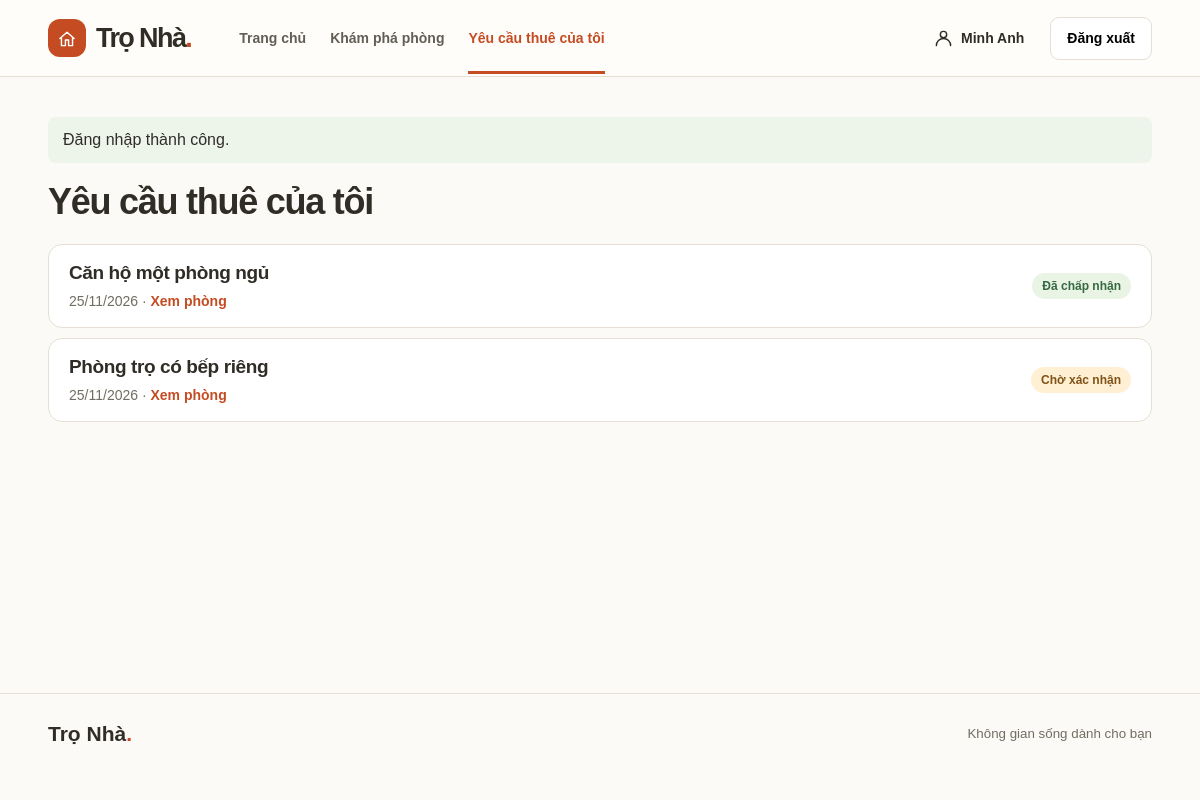
/pages/requests.php (signed in), run on the app's committed database.
### tables this page shows
CREATE TABLE IF NOT EXISTS users (
 id INT UNSIGNED AUTO_INCREMENT PRIMARY KEY, name VARCHAR(120) NOT NULL, email VARCHAR(150) NOT NULL UNIQUE,
 hash VARCHAR(255) NOT NULL, role ENUM('renter','landlord','admin') NOT NULL, phone VARCHAR(24) NOT NULL DEFAULT ''
);

CREATE TABLE IF NOT EXISTS requests (
 id INT UNSIGNED AUTO_INCREMENT PRIMARY KEY, room INT UNSIGNED NOT NULL, renter INT UNSIGNED NOT NULL,
 status ENUM('pending','accepted','rejected') NOT NULL DEFAULT 'pending', created_at TIMESTAMP NOT NULL DEFAULT CURRENT_TIMESTAMP,
 FOREIGN KEY(room) REFERENCES rooms(id), FOREIGN KEY(renter) REFERENCES users(id)
);

CREATE TABLE IF NOT EXISTS rooms (
 id INT UNSIGNED AUTO_INCREMENT PRIMARY KEY, owner INT UNSIGNED NOT NULL, title VARCHAR(160) NOT NULL,
 city VARCHAR(100) NOT NULL, district VARCHAR(120) NOT NULL, price INT UNSIGNED NOT NULL, area DECIMAL(7,1) NOT NULL,
 type VARCHAR(50) NOT NULL DEFAULT 'Phòng trọ', description TEXT NOT NULL, amenities VARCHAR(500) NOT NULL,
 image MEDIUMTEXT NOT NULL, available TINYINT NOT NULL DEFAULT 1, hidden TINYINT NOT NULL DEFAULT 0,
 archived TINYINT NOT NULL DEFAULT 0, FOREIGN KEY(owner) REFERENCES users(id)
);

### config/auth.php (called while the page is built, shortened)
<?php
require_once __DIR__.'/database.php';
function h($value){return htmlspecialchars((string)$value,ENT_QUOTES|ENT_SUBSTITUTE,'UTF-8');}
function sql($query,$args=[]){$s=getConnection()->prepare($query);$s->execute($args);return $s;}
function one($query,$args=[]){return sql($query,$args)->fetch();}
function url($page='home',$args=[]){
 $script=str_replace(DIRECTORY_SEPARATOR,'/',$_SERVER['SCRIPT_NAME']);
 $file=str_replace(DIRECTORY_SEPARATOR,'/',$_SERVER['SCRIPT_FILENAME']);
 $relative=substr($file,strlen(str_replace(DIRECTORY_SEPARATOR,'/',ROOT)));
 $prefix=substr($script,0,strlen($script)-strlen($relative));
 if($page==='browse'){
  if(isset($args['id']))$page='detail';
  else $args=['browse'=>1]+$args;
 }
 return $prefix.'/'.ROUTES[$page].($args?'?'.http_build_query($args):'');
}
function startup($page){
 try{
 $user=isset($_SESSION['uid'])?one('SELECT id,name,email,role,phone FROM users WHERE id=?',[$_SESSION['uid']]):null;
 }catch(DomainException $e){$error=$e->getMessage();}
 catch(PDOException $e){if(isset($e->errorInfo[1])&&$e->errorInfo[1]===1062){$error='Email này đã được sử dụng.';}else{databaseError();}}
}
function asset($path){return substr(url('home'),0,-strlen('pages/home.php')).$path;}
function startPage($key){
 global $page,$user,$error,$ownerArea;
 $page=$key;
 startup($key);
 require ROOT.'/components/header.php';
}

### config/database.php (called while the page is built)
<?php
function getConnection(): PDO {
    static $pdo;
    if (!$pdo) {
        $dsn = sprintf('mysql:host=%s;port=%s;dbname=%s;charset=utf8mb4', getenv('DB_HOST') ?: '127.0.0.1', getenv('DB_PORT') ?: '3307', getenv('DB_NAME') ?: 'quan_ly_phong_tro');
        $pdo = new PDO($dsn, getenv('DB_USER') ?: 'root', getenv('DB_PASSWORD') ?: '', [
            PDO::ATTR_ERRMODE => PDO::ERRMODE_EXCEPTION, PDO::ATTR_DEFAULT_FETCH_MODE => PDO::FETCH_ASSOC,
            PDO::ATTR_EMULATE_PREPARES => false
        ]);
    }
    return $pdo;
}

### pages/requests.php (the view)
<?php
require dirname(__DIR__) . '/config/auth.php';
startPage('requests');
?>
<?php if(!defined('ROLES'))exit;
$requests=sql('SELECT q.*,r.title,r.archived,r.hidden FROM requests q JOIN rooms r ON r.id=q.room WHERE renter=? ORDER BY q.id DESC',[$user['id']])->fetchAll();?>
<h1>Yêu cầu thuê của tôi</h1><div class="rows"><?php foreach($requests as $q):?><article class="row"><div><h3><?=h($q['title'])?></h3><p><?=date('d/m/Y',strtotime($q['created_at']))?> · <?php if($q['archived']):?>Tin đã xóa<?php elseif($q['hidden']):?>Tin đang ẩn<?php else:?><a class="text-link" href="<?=url('browse',['id'=>$q['room']])?>">Xem phòng</a><?php endif;?></p></div><span class="status <?=$q['status']?>"><?=STATUS[$q['status']]?></span></article><?php endforeach;if(!$requests):?><p class="empty">Bạn chưa gửi yêu cầu thuê phòng.</p><?php endif;?></div>
<?php require ROOT.'/components/footer.php'; ?>

### components/header.php (shortened to what this page needs)
<?php
require_once ROOT.'/components/icons.php';
$ownerArea=str_starts_with(ROUTES[$page],'landlord/');
$nav=['home'=>'Trang chủ','browse'=>'Khám phá phòng'];
if(($user['role']??'')==='renter')$nav['requests']='Yêu cầu thuê của tôi';
$active=$page==='home'&&isset($_GET['browse'])?'browse':($ownerArea&&$page!=='inbox'?'dashboard':$page);
?>
<!doctype html><html lang="vi"><head><meta charset="utf-8"><meta name="viewport" content="width=device-width,initial-scale=1"><title><?=h($nav[$active]??'Phòng trọ')?> · Trọ Nhà</title>
<link rel="stylesheet" href="<?=asset('css/style.css')?>"><link rel="stylesheet" href="<?=asset('css/home.css')?>"><link rel="stylesheet" href="<?=asset('css/auth.css')?>"></head><body>
<a class="skip" href="#main">Đến nội dung chính</a><header><div class="wrap top"><a class="brand" href="<?=url()?>"><span class="logo-mark"><?=icon('home')?></span><span>Trọ Nhà<b>.</b></span></a><nav><?php foreach($nav as $key=>$label):?><a class="<?=$active===$key?'active':''?>" href="<?=url($key)?>"><?=h($label)?></a><?php endforeach;?></nav><div class="account">
<?php if($user):?><a class="btn plain" href="<?=url('profile')?>"><?=icon('user').h($user['name'])?></a><form method="post" action="<?=url('logout')?>"><?=csrf()?><button class="btn outline" name="action" value="logout">Đăng xuất</button></form><?php else:?><a class="btn plain" href="<?=url('login')?>"><?=icon('door')?>Đăng nhập</a><a class="btn primary" href="<?=url('register')?>">Đăng ký</a><?php endif;?></div></div></header>
<main tabindex="-1" id="main" class="<?=$ownerArea?'':'wrap '?>page <?=$active==='home'?'homepage':''?>"><?php if(isset($_SESSION['message'])):?><p class="flash" role="status"><?=h($_SESSION['message'])?></p><?php endif;?>

### css/style.css (style rules this page uses)
:root { --ink:#302d27;--muted:#716d63;--orange:#c44b22;--line:#e5dfd5;--paper:#fcfaf6;font-family:Arial,Helvetica,sans-serif;color:var(--ink);background:var(--paper);line-height:1.5 }
* { box-sizing:border-box }
body { margin:0 }
a { color:inherit;text-decoration:none }
button,input,select,textarea { font:inherit }
button,a,select { touch-action:manipulation }
button { cursor:pointer }
.wrap { width:min(1216px,92%);margin:auto }
header { background:#fffdf9;border-bottom:1px solid var(--line) }
.top { min-height:76px;display:flex;align-items:center;gap:clamp(20px,4vw,68px) }
.brand { display:inline-flex;gap:10px;align-items:center;font-size:27px;font-weight:800;letter-spacing:-1.6px;white-space:nowrap }
.brand b,footer strong span { color:var(--orange) }
.logo-mark { display:grid;place-items:center;width:38px;height:38px;border-radius:12px;background:var(--orange);color:white }
.top nav,.account,.actions { display:flex;align-items:center;gap:18px;flex-wrap:wrap }
.top nav { gap:24px }
.top nav a { color:#625e57;font-weight:600;font-size:14px;padding:26px 0 22px;border-bottom:3px solid transparent }
.top nav .active { color:var(--orange);border-color:var(--orange) }
.account { margin-left:auto;gap:9px }
.btn,.text-link { display:inline-flex;align-items:center;justify-content:center;gap:8px;font-weight:650 }
.btn { border:1px solid transparent;border-radius:9px;padding:10px 16px;font-size:14px }
.plain { background:transparent }
.btn.outline,.btn.danger { background:#fff;border-color:var(--line) }
.danger,.text-link,.room-link:hover { color:var(--orange) }
.text-link { font-size:14px }
.page { padding:40px 0 64px;min-height:77vh }
h1,h2,h3,p { margin:0 }
h1,h2 { letter-spacing:-1.25px;line-height:1.15 }
h1 { font-size:clamp(29px,3vw,42px);margin-bottom:22px }
h3 { font-size:19px;line-height:1.4;letter-spacing:-.4px }
.card,.panel,.row { background:white;border:1px solid var(--line);border-radius:14px }
.badge,.status { display:inline-flex;align-items:center;gap:6px;font-size:12px;font-weight:650;padding:4px 10px;border-radius:30px }
.green,.accepted { background:#eaf4e5;color:#356a41 }
.pending { background:#fff0d3;color:#805215 }
.rows { display:grid;gap:10px }
.row { display:flex;align-items:center;justify-content:space-between;padding:15px 20px;gap:12px }
.row p { font-size:14px;color:var(--muted);margin-top:4px }
.row h3,.card h3,.detail h1,.preserve { overflow-wrap:anywhere }

### css/auth.css (style rules this page uses)
.flash { background: #edf4ea; border-radius: 8px; padding: 11px 15px; margin-bottom: 18px; }
.account form { margin: 0; }

### data on the page
users: name "Minh Anh"
requests: room.title "Căn hộ một phòng ngủ", created_at "25/11/2026", status "Đã chấp nhận"
requests: room.title "Phòng trọ có bếp riêng", created_at "25/11/2026", status "Chờ xác nhận"

### other printed values
$label "Trang chủ"
$label "Khám phá phòng"
$label "Yêu cầu thuê của tôi"
$_SESSION['message'] "Đăng nhập thành công."
